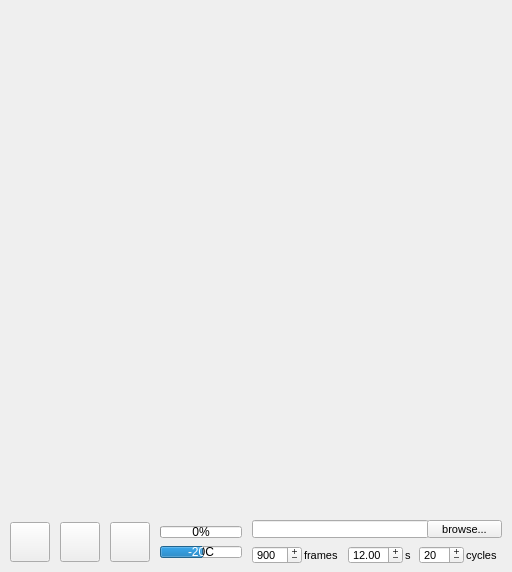
<?xml version="1.0" encoding="UTF-8"?>
<ui version="4.0">
 <class>MainWindow</class>
 <widget class="QMainWindow" name="MainWindow">
  <property name="enabled">
   <bool>true</bool>
  </property>
  <property name="geometry">
   <rect>
    <x>0</x>
    <y>0</y>
    <width>512</width>
    <height>572</height>
   </rect>
  </property>
  <property name="sizePolicy">
   <sizepolicy hsizetype="Fixed" vsizetype="Fixed">
    <horstretch>0</horstretch>
    <verstretch>0</verstretch>
   </sizepolicy>
  </property>
  <property name="windowTitle">
   <string>CortexView 2</string>
  </property>
  <property name="windowIcon">
   <iconset resource="icons.qrc">
    <normaloff>:/new/icon/img/icon-cortex-view.png</normaloff>:/new/icon/img/icon-cortex-view.png</iconset>
  </property>
  <widget class="QWidget" name="centralWidget">
   <property name="sizePolicy">
    <sizepolicy hsizetype="Fixed" vsizetype="Fixed">
     <horstretch>0</horstretch>
     <verstretch>0</verstretch>
    </sizepolicy>
   </property>
   <widget class="QWidget" name="controlPanel" native="true">
    <property name="geometry">
     <rect>
      <x>0</x>
      <y>512</y>
      <width>512</width>
      <height>60</height>
     </rect>
    </property>
    <widget class="QPushButton" name="recordButton">
     <property name="enabled">
      <bool>true</bool>
     </property>
     <property name="geometry">
      <rect>
       <x>10</x>
       <y>10</y>
       <width>40</width>
       <height>40</height>
      </rect>
     </property>
     <property name="toolTip">
      <string>Start/End recording session</string>
     </property>
     <property name="text">
      <string/>
     </property>
     <property name="icon">
      <iconset resource="icons.qrc">
       <normaloff>:/new/icon/img/icon-record-alt.png</normaloff>
       <normalon>:/new/icon/img/icon-record-inactive.png</normalon>
       <activeon>:/new/icon/img/icon-stop-inactive.png</activeon>
       <selectedon>:/new/icon/img/icon-record-alt.png</selectedon>:/new/icon/img/icon-record-alt.png</iconset>
     </property>
     <property name="iconSize">
      <size>
       <width>32</width>
       <height>32</height>
      </size>
     </property>
     <property name="checkable">
      <bool>true</bool>
     </property>
    </widget>
    <widget class="QPushButton" name="resetROIButton">
     <property name="geometry">
      <rect>
       <x>110</x>
       <y>10</y>
       <width>40</width>
       <height>40</height>
      </rect>
     </property>
     <property name="toolTip">
      <string>Reset ROI to full screen</string>
     </property>
     <property name="text">
      <string/>
     </property>
     <property name="icon">
      <iconset>
       <normalon>:/new/icon/img/icon-reset-roi.png</normalon>
      </iconset>
     </property>
     <property name="iconSize">
      <size>
       <width>32</width>
       <height>32</height>
      </size>
     </property>
    </widget>
    <widget class="QProgressBar" name="progressBar">
     <property name="geometry">
      <rect>
       <x>160</x>
       <y>14</y>
       <width>82</width>
       <height>12</height>
      </rect>
     </property>
     <property name="toolTip">
      <string>Recording Progress</string>
     </property>
     <property name="value">
      <number>0</number>
     </property>
     <property name="textVisible">
      <bool>true</bool>
     </property>
    </widget>
    <widget class="QProgressBar" name="temperatureBar">
     <property name="enabled">
      <bool>true</bool>
     </property>
     <property name="geometry">
      <rect>
       <x>160</x>
       <y>34</y>
       <width>82</width>
       <height>12</height>
      </rect>
     </property>
     <property name="toolTip">
      <string>Camera Temperature</string>
     </property>
     <property name="minimum">
      <number>-100</number>
     </property>
     <property name="maximum">
      <number>50</number>
     </property>
     <property name="value">
      <number>-20</number>
     </property>
     <property name="invertedAppearance">
      <bool>false</bool>
     </property>
     <property name="format">
      <string>%vC</string>
     </property>
    </widget>
    <widget class="QPushButton" name="cameraButton">
     <property name="geometry">
      <rect>
       <x>60</x>
       <y>10</y>
       <width>40</width>
       <height>40</height>
      </rect>
     </property>
     <property name="toolTip">
      <string>Take still image</string>
     </property>
     <property name="text">
      <string/>
     </property>
     <property name="icon">
      <iconset resource="icons.qrc">
       <normaloff>:/new/icon/img/icon-take-still.png</normaloff>:/new/icon/img/icon-take-still.png</iconset>
     </property>
     <property name="iconSize">
      <size>
       <width>32</width>
       <height>32</height>
      </size>
     </property>
    </widget>
    <widget class="QSpinBox" name="cycleNoSpin">
     <property name="geometry">
      <rect>
       <x>419</x>
       <y>34</y>
       <width>45</width>
       <height>18</height>
      </rect>
     </property>
     <property name="font">
      <font>
       <pointsize>8</pointsize>
      </font>
     </property>
     <property name="buttonSymbols">
      <enum>QAbstractSpinBox::PlusMinus</enum>
     </property>
     <property name="accelerated">
      <bool>true</bool>
     </property>
     <property name="minimum">
      <number>1</number>
     </property>
     <property name="maximum">
      <number>80</number>
     </property>
     <property name="singleStep">
      <number>5</number>
     </property>
     <property name="value">
      <number>20</number>
     </property>
    </widget>
    <widget class="QLineEdit" name="filePathEdit">
     <property name="geometry">
      <rect>
       <x>252</x>
       <y>8</y>
       <width>177</width>
       <height>18</height>
      </rect>
     </property>
     <property name="font">
      <font>
       <pointsize>8</pointsize>
      </font>
     </property>
    </widget>
    <widget class="QSpinBox" name="periodSpinInF">
     <property name="geometry">
      <rect>
       <x>252</x>
       <y>34</y>
       <width>50</width>
       <height>18</height>
      </rect>
     </property>
     <property name="font">
      <font>
       <pointsize>8</pointsize>
      </font>
     </property>
     <property name="buttonSymbols">
      <enum>QAbstractSpinBox::PlusMinus</enum>
     </property>
     <property name="accelerated">
      <bool>true</bool>
     </property>
     <property name="minimum">
      <number>6</number>
     </property>
     <property name="maximum">
      <number>2000</number>
     </property>
     <property name="singleStep">
      <number>6</number>
     </property>
     <property name="value">
      <number>900</number>
     </property>
    </widget>
    <widget class="QPushButton" name="browseFileButton">
     <property name="geometry">
      <rect>
       <x>427</x>
       <y>8</y>
       <width>75</width>
       <height>18</height>
      </rect>
     </property>
     <property name="sizePolicy">
      <sizepolicy hsizetype="Fixed" vsizetype="Fixed">
       <horstretch>0</horstretch>
       <verstretch>0</verstretch>
      </sizepolicy>
     </property>
     <property name="font">
      <font>
       <pointsize>8</pointsize>
      </font>
     </property>
     <property name="text">
      <string>browse...</string>
     </property>
    </widget>
    <widget class="QDoubleSpinBox" name="periodSpinInS">
     <property name="geometry">
      <rect>
       <x>348</x>
       <y>34</y>
       <width>55</width>
       <height>18</height>
      </rect>
     </property>
     <property name="font">
      <font>
       <pointsize>8</pointsize>
      </font>
     </property>
     <property name="buttonSymbols">
      <enum>QAbstractSpinBox::PlusMinus</enum>
     </property>
     <property name="accelerated">
      <bool>true</bool>
     </property>
     <property name="value">
      <double>12.000000000000000</double>
     </property>
    </widget>
    <widget class="QLabel" name="label">
     <property name="geometry">
      <rect>
       <x>304</x>
       <y>34</y>
       <width>40</width>
       <height>18</height>
      </rect>
     </property>
     <property name="font">
      <font>
       <pointsize>8</pointsize>
      </font>
     </property>
     <property name="text">
      <string>frames</string>
     </property>
    </widget>
    <widget class="QLabel" name="label_2">
     <property name="geometry">
      <rect>
       <x>405</x>
       <y>34</y>
       <width>10</width>
       <height>18</height>
      </rect>
     </property>
     <property name="font">
      <font>
       <pointsize>8</pointsize>
      </font>
     </property>
     <property name="text">
      <string>s</string>
     </property>
    </widget>
    <widget class="QLabel" name="label_3">
     <property name="geometry">
      <rect>
       <x>466</x>
       <y>34</y>
       <width>36</width>
       <height>18</height>
      </rect>
     </property>
     <property name="font">
      <font>
       <pointsize>8</pointsize>
      </font>
     </property>
     <property name="text">
      <string>cycles</string>
     </property>
    </widget>
   </widget>
   <widget class="CameraView" name="cameraView" native="true">
    <property name="enabled">
     <bool>true</bool>
    </property>
    <property name="geometry">
     <rect>
      <x>0</x>
      <y>0</y>
      <width>512</width>
      <height>512</height>
     </rect>
    </property>
    <property name="sizePolicy">
     <sizepolicy hsizetype="Fixed" vsizetype="Fixed">
      <horstretch>0</horstretch>
      <verstretch>0</verstretch>
     </sizepolicy>
    </property>
    <property name="mouseTracking">
     <bool>true</bool>
    </property>
   </widget>
  </widget>
 </widget>
 <layoutdefault spacing="6" margin="11"/>
 <customwidgets>
  <customwidget>
   <class>CameraView</class>
   <extends>QWidget</extends>
   <header>cameraview.h</header>
   <container>1</container>
  </customwidget>
 </customwidgets>
 <resources>
  <include location="icons.qrc"/>
 </resources>
 <connections/>
</ui>
